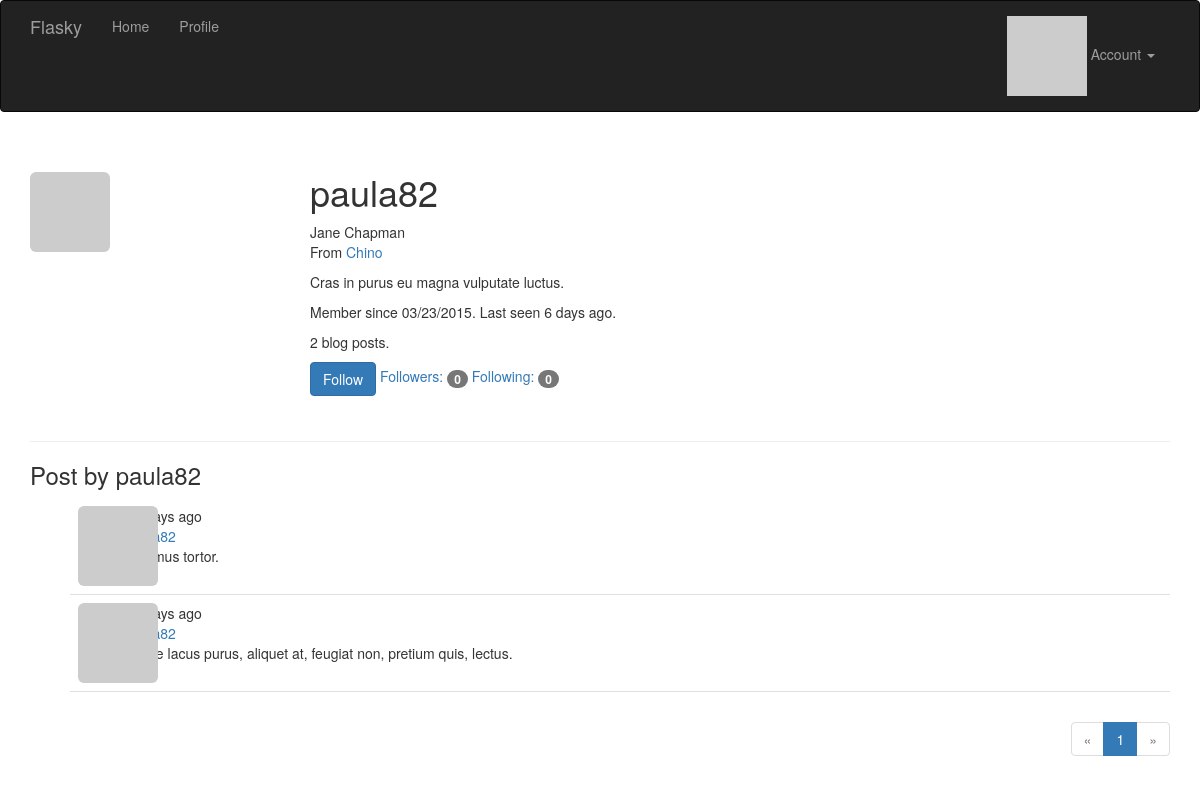
/user/paula82 (signed in), run on the app's committed database.
### app/models.py (models this page shows, shortened)
class User(UserMixin, db.Model):
	__tablename__ = 'users'
	id = db.Column(db.Integer, primary_key=True)
	email = db.Column(db.String(64), unique=True, index=True)
	username = db.Column(db.String(64), unique=True, index=True)
	role_id = db.Column(db.Integer, db.ForeignKey('roles.id'))
	password_hash = db.Column(db.String(128))
	confirmed = db.Column(db.Boolean, default=False)
	name = db.Column(db.String(64))
	location = db.Column(db.String(64))
	about_me = db.Column(db.Text())
	member_since = db.Column(db.DateTime(), default=datetime.utcnow)
	last_seen = db.Column(db.DateTime(), default=datetime.utcnow)
	avatar_hash = db.Column(db.String(32))
	posts = db.relationship('Post', backref='author', lazy='dynamic')
	followed = db.relationship('Follow',
								foreign_keys=[Follow.follower_id],
								backref=db.backref('follower', lazy='joined'),
								lazy='dynamic',
								cascade='all, delete-orphan')
	followers = db.relationship('Follow',
								foreign_keys=[Follow.followed_id],
								backref=db.backref('followed', lazy='joined'),
								lazy='dynamic',
								cascade='all, delete-orphan')
	@property
	def password(self):
		raise AttributeError('password is not readable attribute!')
	def can(self, permissions):
		return self.role is not None and (self.role.permissions & permissions) == permissions
	def is_administrator(self):
		return self.can(Permission.ADMINISTER)
	def ping(self):
		self.last_seen = datetime.utcnow()
		db.session.add(self)
	def gravatar(self, size=100, default='identicon', rating='g'):
		if request.is_secure:
			url = 'http://secure.gravatar.com/avatar'
		else:
			url = 'http://www.gravatar.com/avatar'
		hash = self.avatar_hash or hashlib.md5(self.email.encode('utf-8')).hexdigest()
		return '{url}/{hash}?s={size}&d={default}&r={rating}'.format(
			url=url, hash=hash, size=size, default=default, rating=rating)
	def is_following(self, user):
		return self.followed.filter_by(
			followed_id=user.id).first() is not None

class Post(db.Model):
	__tablename__ = 'posts'
	id = db.Column(db.Integer, primary_key=True)
	body = db.Column(db.Text)
	body_html = db.Column(db.Text)
	timestamp = db.Column(db.DateTime, index=True, default=datetime.utcnow)
	author_id = db.Column(db.Integer, db.ForeignKey('users.id'))

### app/main/views.py (the view)
@main.route('/user/<username>')
def user(username):
	user = User.query.filter_by(username=username).first()
	if user is None:
		abort(404)
	page = request.args.get('page', 1, type=int)
	pagination = user.posts.order_by(Post.timestamp.desc()).paginate(
			page, per_page=current_app.config['FLASKY_POSTS_PER_PAGE'],
			error_out=False)
	posts = pagination.items
	return render_template('user.html', user=user, posts=posts,
						pagination=pagination)

### app/auth/views.py (called while the page is built)
@auth.before_app_request
def before_request():
	if current_user.is_authenticated():
	 	current_user.ping()
	 	if not current_user.confirmed \
				and request.endpoint[:5] != 'auth.'\
				and request.endpoint != 'static':
			return redirect(url_for('auth.unconfirmed'))

### app/main/__init__.py (called while the page is built)
@main.app_context_processor
def inject_permissions():
	return dict(Permission=Permission)

### app/models.py (called while the page is built)
@login_manager.user_loader
def load_user(user_id):
	return User.query.get(int(user_id))

### app/templates/user.html (shortened to what this page needs)
{% extends "base.html" %}
{% import "_macros.html" as macros %}
{% block page_content %}
<div class="page-header">
	<img class="img-rounded profile-thumbnail" src="{{ user.gravatar(size=256) }}">
	<div class="profile-header">
		<h1>{{ user.username }}</h1>
		{% if user.name or user.location %}
	<p>
		{% if user.name %}{{ user.name }}<br>{% endif %}
		{% if user.location %}
			From <a href="http:maps.google.com/?q={{ user.location }}">{{ user.location }}</a><br>
		{% endif %}
	</p>
		{% endif %}
		{% if user.about_me %}<p>{{ user.about_me }}</p>{% endif %}
		<p>Member since {{ moment(user.member_since).format('L') }}. Last seen {{moment(user.last_seen).fromNow() }}.</p>
		<p>
			{{ user.posts.count() }} blog posts.
		</p>
		<p>
			{% if current_user.can(Permission.FOLLOW) and user != current_user %}
				{% if not current_user.is_following(user) %}
				<a href="{{ url_for('.follow', username=user.username) }}" class="btn btn-primary">Follow</a>
				{% else %}
				<a href="{{ url_for('.unfollow', username=user.username) }}" class="btn btn-default">Unfollow</a>
				{% endif %}
			{% endif %}
			<a href="{{ url_for('.followers', username=user.username) }}">Followers: <span class="badge">{{ user.followers.count()- 1 }}</span></a>
			<a href="{{ url_for('.followed_by', username=user.username) }}">Following: <span class="badge">{{user.followed.count() - 1 }}</span></a>
		</p>
	</div>
</div>
<h3>Post by {{ user.username }}</h3>
{% include '_posts.html' %}
{% if pagination %}
<div class="pagination">
	{{ macros.pagination_widget(pagination, '.user', username=user.username) }}
</div>
{% endif %}
{% endblock %}

### app/templates/base.html (shortened to what this page needs)
{% extends "bootstrap/base.html" %}
{% block head %}
{{ super() }}
<link rel="stylesheet" type="text/css" href="{{ url_for('static', filename='styles.css') }}">
{% endblock %}
{% block navbar %}
<div class="navbar navbar-inverse" role="navigation">
	<div class="container">
		<div class="navbar-header">
			<a class="navbar-brand" href="/">Flasky</a>
		</div>
		<div class="navbar-collapse collapse">
			<ul class="nav navbar-nav">
				<li><a href="{{ url_for('main.index') }}">Home</a></li>
				{% if current_user.is_authenticated() %}
				<li><a href="{{ url_for('main.user', username=current_user.username) }}">Profile</a></li>
				{% endif %}
			</ul>
			<ul class="nav navbar-nav navbar-right">
				{% if current_user.is_authenticated() %}
				<li class="dropdown">
					<a href="#" class="dropdown-toggle" data-toggle="dropdown">
						<img src="{{ current_user.gravatar(size=18) }}">
						Account <b class="caret"></b>
					</a>
				</li>
				{% else %}
				<li>
					<a href="{{ url_for('auth.login') }}">Log In</a>
				</li>
				{% endif %}
			</ul>
		</div>
	</div>
</div>
{% endblock %}
{% block content %}
<div class="container">
	{% block page_content %}{% endblock %}
</div>
{% endblock %}

### app/templates/_macros.html
{% macro pagination_widget(pagination, endpoint) %}
<ul class="pagination">
	<li {% if not pagination.has_prev %} class="disabled"{% endif %}>
		<a href="{% if pagination.has_prev %}{{ url_for(endpoint, page=pagination.prev_num, **kwargs) }}{% else %}#{% endif %}">&laquo;</a>
	</li>
	{% for p in pagination.iter_pages() %}
		{% if p %}
			{% if p == pagination.page %}
			<li class="active">
				<a href="{{ url_for(endpoint, page = p, **kwargs) }}">{{ p }}</a>
			</li>
			{% else %}
			<li>
				<a href="{{ url_for(endpoint, page = p, **kwargs) }}">{{ p }}</a>
			</li>
			{% endif %}
		{% else %}
		<li class="disabled"><a href="#">&hellip;</a></li>
		{% endif %}
	{% endfor %}
	<li {% if not pagination.has_next %} class="disabled"{% endif %}>
		<a href="{% if pagination.has_next %}{{ url_for(endpoint, page=pagination.next_num, **kwargs) }}{% else %}#{% endif %}">&raquo;</a>
	</li>
</ul>
{% endmacro %}

### app/templates/_posts.html (shortened to what this page needs)
<ul class="posts">
	{% for post in posts %}
	<li class="post">
		<div class="post-thumbnail">
			<a href="{{ url_for('.user', username=post.author.username) }}">
				<img class="img-rounded profile-thumbnail" src="{{ post.author.gravatar(size=40) }}">
			</a>
		</div>
		<div class="post-content">
			<div class="post-date">{{ moment(post.timestamp).fromNow() }}</div>
			<div class="post-author"><a href="{{ url_for('.user', username=post.author.username) }}">{{ post.author.username }}</a></div>
			<div class="post-body">{{ post.body }}</div>
			<div class="post-footer">
				<a href="{{ url_for('.post', id=post.id) }}">
					<span class="label label-dafault">Permalink</span>
				</a>
			</div>
		</div>
	</li>
	{% endfor %}
</ul>

### app/static/styles.css (style rules this page uses)
.profile-thumbnail { position:absolute; }
.profile-header { min-height: 260px; margin-left: 280px; }
ul.posts { list-style-type: none; padding: : 0px; margin-top: 1px solid #e0e0e0; }
ul.posts li.post { padding: 8px; border-bottom: 1px solid #e0e0e0; }
div.post-author { font-weight: body; }
div.post-thumbnail { position: absolute; }
div.post-content { margin-left: 48px; min-height: 48px; }
div.post-footer { text-align: right; }
div.pagination { width: 100%; text-align: right; padding: 0px; margin: 0px; }

### data on the page
User: username "paula82", name "Jane Chapman", location "Chino", about_me "Cras in purus eu magna vulputate luctus.", member_since "03/23/2015", last_seen "6 days ago"
Post: timestamp "10 days ago", body "Vivamus tortor."
Post: timestamp "16 days ago", body "Fusce lacus purus, aliquet at, feugiat non, pretium quis, lectus."

### other printed values
{{ user.posts.count() }} "2"
{{ user.followers.count()- 1 }} "0"
{{ user.followed.count() - 1 }} "0"
{{ p }} "1"
